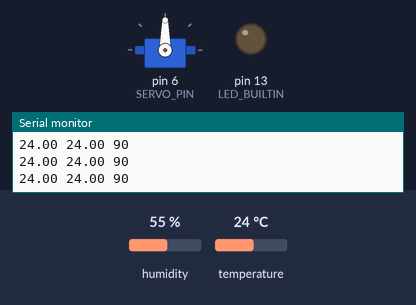
The sketch below on a simulated Arduino Uno, built with avr-gcc and run on an emulated ATmega328P. On the bench: servo, output pins drawn as LEDs (lit = HIGH), the last lines printed to the serial monitor. The test bench sets the inputs (shaded band); at power-on: temperature 24 °C, humidity 55 %.

Above: at 7.2 s.
7.3 s: temperature set to 19 °C
At 8.28 s:
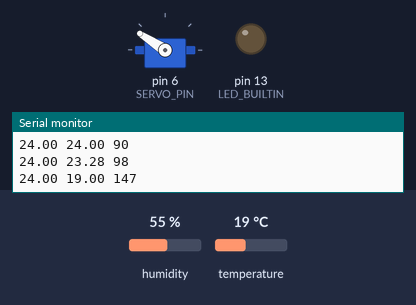
At 10.5 s:
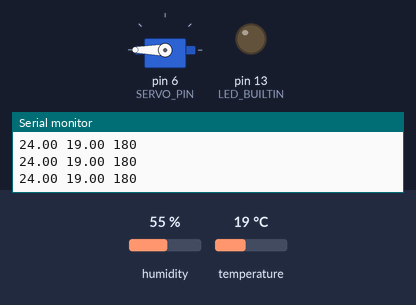
10.8 s: temperature set to 28 °C
At 20.6 s:
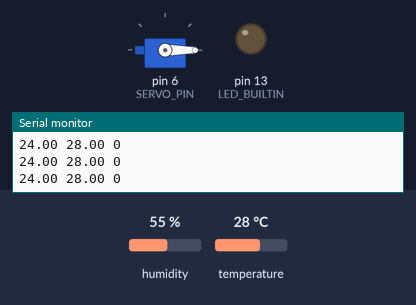
Timing chart, 0 to 22.1 s (numbered marks = the images above; inputs shaded):
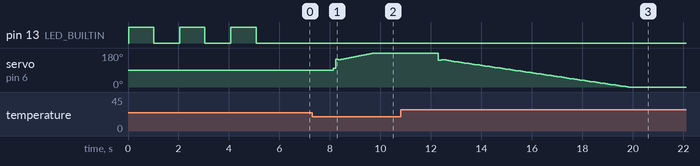

The sketch:

controller.ino
```cpp
#include "Wire.h"
#include "Servo.h"

#include "DHT.h"

#define DHTPIN A1 // Digital pin connected to the DHT sensor
#define DHTTYPE DHT11

#define SERVO_PIN 6 // Digital pin connected to the DHT sensor

#define SAMPLE_TIME 100 // PID interval in miliseconds

#define VALVE_OFFSET 90

#define SLAVE_ADDRESS 0x08 //SLAVE Unique ID in the BUS

// Connect pin 1 (on the left) of the sensor to +5V
// NOTE: If using a board with 3.3V logic like an Arduino Due connect pin 1
// to 3.3V instead of 5V!
// Connect pin 2 of the sensor to whatever your DHTPIN is
// Connect pin 3 (on the right) of the sensor to GROUND (if your sensor has 3 pins)
// Connect pin 4 (on the right) of the sensor to GROUND and leave the pin 3 EMPTY (if your sensor has 4 pins)
// Connect a 10K resistor from pin 2 (data) to pin 1 (power) of the sensor
DHT dht(DHTPIN, DHTTYPE);

String inputString = "";//Store i2c data
String outputString = "";//enqueue i2c data
boolean stringComplete = false;  // whether the string is complete
boolean halt = false;

Servo valveServo; // Servo controller
int currentPos = 0; // Servo position 0 = midpoint
int avgCount = 0;

float tSetPoint;

float kp = 10, ki = 5, kd = 0.1;

long time;
long et;

long pTime, lTime, rTime, sampleTime, reportTime;

float dt, error, pError;

float integralError = 0;
float derivativeError = 0;

float h;
float t, avgTemp = 0;


void receiveData(int bytecount)
{
  char inChar;

  for (int i = 0; i < bytecount; i++) {
    inChar = Wire.read();
    inputString += String(inChar);
  }

  stringComplete = true;

}
void sendData()
{
  if ( outputString != "" )
  {
    //Serial.println(outputString);
    Wire.write(outputString.c_str());
    outputString = "";
  }

}

void setup()
{
  Serial.begin(9600);
  while(!Serial);
  Serial.println("SP, PV, CO");

  dht.begin();

  Wire.begin(SLAVE_ADDRESS);

  Wire.onReceive(receiveData);
  Wire.onRequest(sendData);

  valveServo.attach(SERVO_PIN);
  valveServo.write(VALVE_OFFSET + currentPos);

  tSetPoint = dht.readTemperature();

  pinMode(LED_BUILTIN, OUTPUT);

  for( int i = 0; i < 3; ++i)
  {
    tSetPoint = max(tSetPoint, dht.readTemperature());

    digitalWrite(LED_BUILTIN, HIGH);   // turn the LED on (HIGH is the voltage level)
    delay(1000);                       // wait for a second
    digitalWrite(LED_BUILTIN, LOW);    // turn the LED off by making the voltage LOW
    delay(1000);                       // wait for a second
  }

}

void loop()
{

  if ( halt )
  {
    digitalWrite(LED_BUILTIN, HIGH);
    delay(1000);
    digitalWrite(LED_BUILTIN, LOW);
    delay(1000);
  }else{

    if ( stringComplete )
    {
      //Serial.println(inputString);
      if ( inputString == "close")
      {
        halt = true;
        digitalWrite(LED_BUILTIN, HIGH);   // turn the LED on (HIGH is the voltage level)
        //Serial.println("Critical stop due to alarm condition. Please, reset manually!");
        valveServo.write(0);
      }

      stringComplete = false;
      inputString = "";
    }

    // Reading temperature or humidity takes about 250 milliseconds!
    h = dht.readHumidity();
    t = dht.readTemperature();

    // Check if any reads failed and exit early (to try again).
    if (isnan(t) || isnan(h))
    {
      //Serial.println("Failed to read from DHT");
    }
    else
    {

      et = millis() - sampleTime;

      if ( et > SAMPLE_TIME && avgCount > 0)
      {
        avgTemp = (float)avgTemp/avgCount;

      Serial.print(tSetPoint);
      Serial.print(" ");
      Serial.print(avgTemp);

        sampleTime = millis();
        dt = (float)et/1000;

        error = tSetPoint - avgTemp;

        integralError = integralError + (float)error * dt;
        derivativeError = (float)(error - pError)/dt;

        pError = error;

        currentPos = VALVE_OFFSET + (int)(kp*error + ki * integralError + kd * derivativeError);
        currentPos = constrain(currentPos,0,180);

        if (!halt)
        {
          valveServo.write(currentPos);
        }else{
          currentPos = 0;
        }

      Serial.print(" ");
      Serial.println(currentPos);

        avgTemp = 0;
        avgCount = 0;

      }else{
        avgTemp += t;
        avgCount++;
      }


      //prepare i2c message to master
      outputString = String("{\"t\":"+String(t)+", \"h\":"+String(h)+"}");

    }
  }
}
```

Measured:
- after the input at 7.3 s, servo on pin 6 (SERVO_PIN): 90° → 98° after 0.83 s, → 147° 0.10 s later, → 145° 0.10 s later, → 147° 0.10 s later, … (17 changes in this stretch)
- after the input at 10.8 s, servo on pin 6 (SERVO_PIN): 180° → 142° after 1.5 s, → 145° 0.10 s later, → 143° 0.10 s later, → 141° 0.10 s later, … (75 changes in this stretch)
